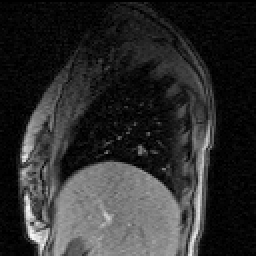
#> input picture exercises_3/cine_MR_1.png, 128 x 128 px, found by its file name (shown 2 times larger)
$ python exampleSolutionPart2.py   (older library calls are emulated)
#> lines starting #> are read from the running program, lines starting #| are printed output that depends on the picture
### exercises_3/python/demons.py
from skimage.transform import rescale
from scipy.ndimage.filters import gaussian_filter
import matplotlib.pyplot as plt
import numpy as np
import utils


def runRegistration(target, source, sigma_elastic=1, sigma_fluid=1, use_target_grad=False,
                    num_lev=1, max_it=1000, df_thresh=0.001, check_MSD=True, disp_freq=5,
                    disp_spacing=2, scale_update_for_display=10, disp_method_df='grid',
                    disp_method_up='arrows'):

    # loop over resolution levels
    target_full = target
    source_full = source
    for lev in range(1, num_lev + 1):

        # resample images if not final level
        if lev != num_lev:
            resamp_factor = np.power(2, num_lev - lev)
            target = rescale(target_full, 1.0 / resamp_factor, mode='reflect',
                             preserve_range=True, multichannel=False, order=3, anti_aliasing=True)
            source = rescale(source_full, 1.0 / resamp_factor, mode='reflect',
                             preserve_range=True, multichannel=False, order=3, anti_aliasing=True)
        else:
            target = target_full
            source = source_full

        # if first level initialise def_field and disp_field
        if lev == 1:
            X, Y = np.mgrid[0:target.shape[0], 0:target.shape[1]]
            def_field = np.zeros((X.shape[0], X.shape[1], 2))
            def_field[:, :, 0] = X
            def_field[:, :, 1] = Y
            disp_field_x = np.zeros(target.shape)
            disp_field_y = np.zeros(target.shape)


        else:
            # otherwise upsample disp_field from previous level
            disp_field_x = 2 * rescale(disp_field_x, 2, mode='reflect', preserve_range=True,
                                       multichannel=False, order=3)
            disp_field_y = 2 * rescale(disp_field_y, 2, mode='reflect', preserve_range=True,
                                       multichannel=False, order=3)
            # recalculate def_field for this level from disp_field
            X, Y = np.mgrid[0:target.shape[0], 0:target.shape[1]]
            def_field = np.zeros((X.shape[0], X.shape[1], 2))  # clear def_field from previous level
            def_field[:, :, 0] = X + disp_field_x
            def_field[:, :, 1] = Y + disp_field_y

        #initialise updates
        update_x = np.zeros(target.shape)
        update_y = np.zeros(target.shape)

        # calculate the transformed image at the start of this level
        trans_image = utils.resampImageWithDefField(source, def_field)

        # store the current def_field and MSD value to check for improvements at
        # end of iteration
        def_field_prev = def_field.copy()
        prev_MSD = utils.calcMSD(target, trans_image)

        # pre-calculate the image gradients. only one of source or target
        # gradients needs to be calculated, as indicated by use_target_grad
        if use_target_grad:
            [target_gradient_x, target_gradient_y] = np.gradient(target)
        else:
            [source_gradient_x, source_gradient_y] = np.gradient(source)

        # DISPLAY RESULTS
        # figure 1 - source image (does not change during registration)
        # figure 2 - target image (does not change during registration)
        # figure 3 - source image transformed by current deformation field
        # figure 4 - deformation field
        # figure 5 - update
        plt.figure(1, figsize=[3, 3])
        plt.clf()
        utils.dispImage(source)
        plt.figure(2, figsize=[3, 3])
        plt.clf()
        utils.dispImage(target)
        plt.figure(3, figsize=[3, 3])
        plt.clf()
        utils.dispImage(trans_image)
        plt.figure(4, figsize=[3, 3])
        plt.clf()
        utils.dispDefField(def_field, spacing=disp_spacing, disptype=disp_method_df)
        plt.figure(5, figsize=[3, 3])
        plt.clf()
        update_x_tmp = np.expand_dims(update_x, update_x.ndim)
        update_y_tmp = np.expand_dims(update_y, update_y.ndim)
        up_field_to_display = scale_update_for_display * np.concatenate((update_x_tmp, update_y_tmp), axis=-1)
        up_field_to_display += np.dstack((X, Y))
        utils.dispDefField(up_field_to_display, spacing=disp_spacing, disptype=disp_method_up)
        plt.pause(1)

        # if first level pause so user can position figure
        if lev == 1:
            input("Arrange figures and push enter to continue...")

        # main iterative loop - repeat until max number of iterations reached
        for it in range(max_it):

            # calculate update from demons forces
            #
            # if using target image graident use as is
            if use_target_grad:
                img_grad_x = target_gradient_x
                img_grad_y = target_gradient_y
            else:
                # but if using source image gradient need to transform with
                # current deformation field
                img_grad_x = utils.resampImageWithDefField(source_gradient_x, def_field)
                img_grad_y = utils.resampImageWithDefField(source_gradient_y, def_field)

            # calculate difference image
            diff = target - trans_image
            # calculate denominator of demons forces
            denom = np.power(img_grad_x, 2) + np.power(img_grad_y, 2) + np.power(diff, 2)
            # calculate x and y components of numerator of demons forces
            numer_x = diff * img_grad_x
            numer_y = diff * img_grad_y
            # calculate the x and y components of the update
            update_x = numer_x / denom
            update_y = numer_y / denom
            # set nan values to 0
            update_x[np.isnan(update_x)] = 0
            update_y[np.isnan(update_y)] = 0

            # if fluid like regularisation used smooth the update
            if sigma_fluid > 0:
                update_x = gaussian_filter(update_x, sigma_fluid, mode='nearest')
                update_y = gaussian_filter(update_y, sigma_fluid, mode='nearest')

            # add the update to the current displacement field
            disp_field_x = disp_field_x + update_x
            disp_field_y = disp_field_y + update_y

            # if elastic like regularisation used smooth the displacement field
            if sigma_elastic > 0:
                disp_field_x = gaussian_filter(disp_field_x, sigma_elastic, mode='nearest')
                disp_field_y = gaussian_filter(disp_field_y, sigma_elastic, mode='nearest')

            # update deformation field from disp field
            def_field[:, :, 0] = disp_field_x + X
            def_field[:, :, 1] = disp_field_y + Y

            # transform the image using the updated deformation field
            trans_image = utils.resampImageWithDefField(source, def_field)

            # update images if required for this iteration
            if it % disp_freq == 0:
                plt.figure(3)
                plt.clf()
                utils.dispImage(trans_image)
                plt.figure(4)
                plt.clf()
                utils.dispDefField(def_field, spacing=disp_spacing, disptype=disp_method_df)
                plt.figure(5)
                plt.clf()
                update_x_tmp = np.expand_dims(update_x, update_x.ndim)
                update_y_tmp = np.expand_dims(update_y, update_y.ndim)
                up_field_to_display = scale_update_for_display * np.concatenate((update_x_tmp, update_y_tmp), axis=-1)
                up_field_to_display += np.dstack((X, Y))
                utils.dispDefField(up_field_to_display, spacing=disp_spacing, disptype=disp_method_up)
                plt.pause(0.05)

            # calculate MSD between target and transformed image
            MSD = utils.calcMSD(target, trans_image)

            # calculate max difference between previous and current def_field
            max_df = np.max(np.abs(def_field - def_field_prev))

            # display numerical results
            print('Iteration {0:d}: MSD = {1:e}, Max. change in def field = {2:0.3f}\n'.format(it, MSD, max_df))

            # check if max change in def field below threshhold
            if max_df < df_thresh:
                print('max df < df_thresh')
                break

            # check for improvement in MSD if required
            if check_MSD and MSD > prev_MSD:
                # restore previous results and finish level
                def_field = def_field_prev
                MSD = prev_MSD
                trans_image = utils.resampImageWithDefField(source, def_field)
                print('No improvement in MSD')
                break

            # update previous values of def_field and MSD
            def_field_prev = def_field.copy()
            prev_MSD = MSD.copy()
            def_field = def_field

    # return the transformed image and the deformation field
    return trans_image, def_field

### exercises_3/python/solutions/utils.py
import numpy as np
import matplotlib.pyplot as plt

plt.style.use('default')
import math


# [76 lines left out: functions calcEntropies, calcNCC, calcSSD, not called in this run]


def dispImage(img, int_lims=[], ax=None):
    """
  function to display a grey-scale image that is stored in 'standard
  orientation' with y-axis on the 2nd dimension and 0 at the bottom

  INPUTS:   img: image to be displayed
            int_lims: the intensity limits to use when displaying the
               image, int_lims(1) = min intensity to display, int_lims(2)
               = max intensity to display [default min and max intensity
               of image]
            ax: if displaying an image on a subplot grid or on top of a
              second image, optionally supply the axis on which to display
              the image.
  """

    # check if intensity limits have been provided, and if not set to min and
    # max of image
    if not int_lims:
        int_lims = [np.nanmin(img), np.nanmax(img)]
        # check if min and max are same (i.e. all values in img are equal)
        if int_lims[0] == int_lims[1]:
            # add one to int_lims(2) and subtract one from int_lims(1), so that
            # int_lims(2) is larger than int_lims(1) as required by imagesc
            # function
            int_lims[0] -= 1
            int_lims[1] += 1
    # take transpose of image to switch x and y dimensions and display with
    # first pixel having coordinates 0,0
    img = img.T
    if not ax:
        plt.imshow(img, cmap='gray', vmin=int_lims[0], vmax=int_lims[1], \
                   origin='lower')
    else:
        ax.imshow(img, cmap='gray', vmin=int_lims[0], vmax=int_lims[1], \
                  origin='lower')
    # set axis to be scaled equally (assumes isotropic pixel dimensions), tight
    # around the image
    plt.axis('image')
    plt.tight_layout()
    return ax


# [28 lines left out: function defFieldFromAffineMatrix, not called in this run]


def resampImageWithDefField(source_img, def_field, interp_method='linear'):
    """
  function to resample a 2D image with a 2D deformation field

  INPUTS:    source_img: the source image to be resampled, as a 2D matrix
             def_field: the deformation field, as a 3D matrix
             inter_method: any of the interpolation methods accepted by
                 interpn function [default = 'linear'] -
                 'linear', 'nearest' and 'splinef2d'
  OUTPUTS:   resamp_img: the resampled image

  NOTES: the deformation field should be a 3D numpy array, where the size of the
  first two dimensions is the size of the resampled image, and the size of
  the 3rd dimension is 2. def_field[:,:,0] contains the x coordinates of the
  transformed pixels, def_field[:,:,1] contains the y coordinates of the
  transformed pixels.
  the origin of the source image is assumed to be the bottom left pixel
  """
    x_coords = np.arange(source_img.shape[0], dtype='float')
    y_coords = np.arange(source_img.shape[1], dtype='float')
    from scipy.interpolate import interpn
    # resample image using interpn function
    return interpn((x_coords, y_coords), source_img, def_field, bounds_error=False, \
                   fill_value=np.NAN, method=interp_method)


# [59 lines left out: functions resampImageWithDefFieldPushInterp, affineMatrixForRotationAboutPoint, not called in this run]


def dispDefField(def_field, ax=None, spacing=5, disptype='grid'):
    """
  function to display a deformation field

  INPUTS:    def_field: the deformation field as a 3D array
             ax: the axis on which to plot the deformation field
             spacing: the spacing of the grids/arrows in pixels [5]
             type: the type of display to use, 'grid' or 'arrows' ['grid']
  """
    if not ax:
        ax = plt.subplot(111)

    if disptype == 'grid':
        # plot vertical grid lines
        for i in np.arange(0, def_field.shape[0], spacing):
            ax.plot(def_field[i, :, 0], def_field[i, :, 1], c='red', linewidth=0.5)
        # plot horizontal grid lines
        for j in np.arange(0, def_field.shape[1], spacing):
            ax.plot(def_field[:, j, 0], def_field[:, j, 1], c='red', linewidth=0.5)

    else:
        if disptype == 'arrows':
            # calculate displacement field from deformation field
            X, Y = np.mgrid[0:def_field.shape[0], 0:def_field.shape[1]]
            arrow_disp_x = def_field[::spacing, ::spacing, 0] - X[::spacing, ::spacing]
            arrow_disp_y = def_field[::spacing, ::spacing, 1] - Y[::spacing, ::spacing]
            M = np.hypot(arrow_disp_x, arrow_disp_y)
            # plot displacements using quiver
            ax.quiver(X[::spacing, ::spacing], Y[::spacing, ::spacing], \
                      arrow_disp_x, arrow_disp_y, M, scale=1.0, angles='xy', scale_units='xy', \
                      cmap='jet', headwidth=2, width=0.004, headlength=3)
        else:
            print('Display type must be grid or arrows')
    # set the axis limits and appearance
    ax.axis('image')
    ax.set_xlim([-1, def_field.shape[0]])
    ax.set_ylim([-1, def_field.shape[1]])
    return ax


def calcMSD(A, B):
    """
    function to calculate the  mean of squared differences between
    two images

    INPUTS:    A: an image stored as a 2D matrix
               B: an image stored as a 2D matrix. B must be the
                  same size as A

    OUTPUTS:   MSD: the value of the mean of squared differences


    NOTE: if either of the images contain NaN values, these
          pixels should be ignored when calculating the MSD.
    """
    # use nanmean function to find mean of squared differences ignoring NaNs
    return np.nanmean((A - B) * (A - B))


def calcJacobian(def_field):
  """
  a function to calculate the Jacobian from a deformation field

  INPUTS:    def_field: the deformation field as a 3D array

  OUTPUTS:   J: the Jacobian determinant for each pixel in the deformation
               field
             J_Mat: the full Jacobian matrix for each pixel in the
                          deformation field
  """
  # calculate gradient of x component of deformation field
  [grad_x_x, grad_x_y] = np.gradient(def_field[:, :, 0])
  # calculate gradient of y component of deformation field
  [grad_y_x, grad_y_y] = np.gradient(def_field[:, :, 1])

  # initlaise outputs as 0s
  J = np.zeros_like(grad_x_x)
  if grad_x_x.ndim == 2:
    J_Mat = np.zeros((grad_x_x.shape[0], grad_x_x.shape[1], 2, 2))
  elif grad_x_x.ndim == 3:
    J_Mat = np.zeros((grad_x_x.shape[0], grad_x_x.shape[1], grad_x_x.shape[2], 2, 2))

  # loop over pixels in the deformation field
  for x in range(grad_x_x.shape[0]):
    for y in range(grad_x_x.shape[1]):
      # form the Jacobian matrix for this pixel
      J_Mat_this_pix = np.array([[grad_x_x[x, y], grad_x_y[x, y]], [grad_y_x[x, y], grad_y_y[x, y]]])
      # calculate and store the determinant
      J[x, y] = np.linalg.det(J_Mat_this_pix)
      # and store the full matrix
      J_Mat[x, y, :, :] = J_Mat_this_pix
      # note - more efficient to calculate determinant from matrix in
      # temporary variable rather than directly from values in J_Mat as
      # the matrix values for a pixel are not stored contiguously in
      # memory in J_Mat
  return J, J_Mat


def dispColourOverlayImage(img1, img2, ax=None):
    """
  function to display two grey-scale images using a red-cyan colour overlay
  expects images to be in 'standard orientation' with y-axis on the 2nd
  dimension and 0 at the bottom

  INPUTS:   img1, img2: images to be displayed
            ax: if displaying an image on a subplot grid or on top of a
              second image, optionally supply the axis on which to display
              the image.
  """

    # take transpose of images to put in matrix orientation as required by
    # imshow
    img1 = img1.T
    img2 = img2.T
    # scale images intensities between 0 and 1
    img1 = (img1 - np.nanmin(img1)) / (np.nanmax(img1) - np.nanmin(img1))
    img2 = (img2 - np.nanmin(img2)) / (np.nanmax(img2) - np.nanmin(img2))

    # create rgb image with red channel set to img1 and
    # green and blues channels set to img2
    img_rgb = np.zeros((img1.shape[0], img1.shape[1], 3))
    img_rgb[:, :, 0] = img1
    img_rgb[:, :, 1] = img2
    img_rgb[:, :, 2] = img2

    # display image
    if not ax:
        ax = plt.imshow(img_rgb, origin='lower')
    else:
        ax.imshow(img_rgb, origin='lower')

    # set axis to be scaled equally (assumes isotropic pixel dimensions), tight
    # around the image
    plt.axis('image')
    plt.tight_layout()
    return ax

### exercises_3/python/solutions/exampleSolutionPart2.py
import skimage.io
import numpy as np
import utils
import matplotlib.pyplot as plt
import demons

img1 = skimage.io.imread('cine_MR_1.png')
#> img1 is the input picture: shape (128, 128); min 0, max 247, mean 45.4
img2 = skimage.io.imread('cine_MR_2.png')
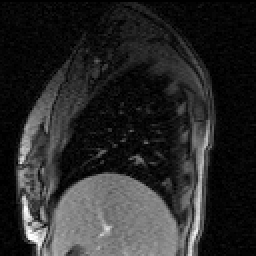
#> input picture exercises_3/cine_MR_2.png, 128 x 128 px, found by its file name (shown 2 times larger)
#> img2 is the input picture: shape (128, 128); min 0, max 255, mean 41.3
img3 = skimage.io.imread('cine_MR_3.png')
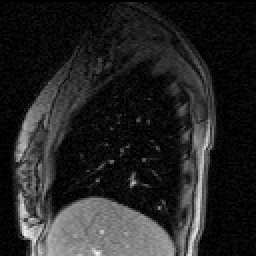
#> input picture exercises_3/cine_MR_3.png, 128 x 128 px, found by its file name (shown 2 times larger)
#> img3 is the input picture: shape (128, 128); min 0, max 243, mean 36.8

img1 = (np.flipud(np.double(img1))).T
img2 = (np.flipud(np.double(img2))).T
img3 = (np.flipud(np.double(img3))).T
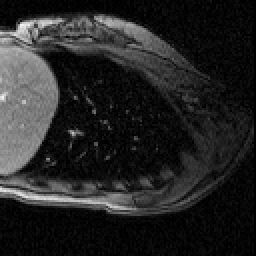
#> img3: shape (128, 128) float64 (shown 2 times larger); min 0, max 243, mean 36.8


plt.close('all')
reg_img, def_field = demons.runRegistration(img1, img2, sigma_elastic=0.5, sigma_fluid=1, num_lev=3)
#> the loop in runRegistration, `for lev in range(1, num_lev + 1):` made 3 passes
#> resamp_factor on pass 2: 2
#> pass 1, in runRegistration, `[source_gradient_x, source_gradient_y] = np.gradient(source)`:
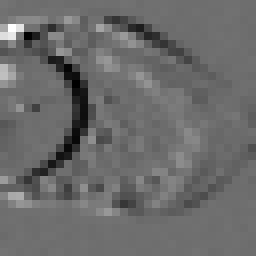
#> source_gradient_y: shape (32, 32) float64 (shown 8 times larger); min -60.36, max 77.84, mean -2.3; drawn with min black and max white
#> pass 1, in runRegistration, `plt.pause(0.05)`:
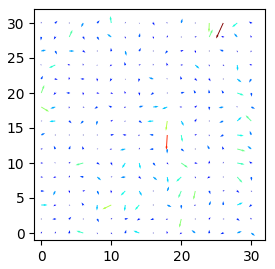
#> figure drawn by matplotlib, 1 panel
#> after the loop in runRegistration, `for lev in range(1, num_lev + 1):`:
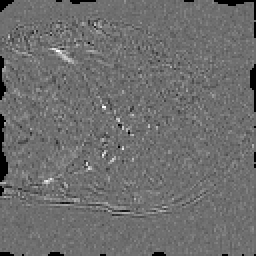
#> diff: shape (128, 128) float64 (shown 2 times larger); 1.96% of the values are NaN or infinite; the others: min -60.61, max 78.45, mean 0.706; drawn with min black, max white, NaN and infinite black
#> after the loop in runRegistration, `for lev in range(1, num_lev + 1):`:
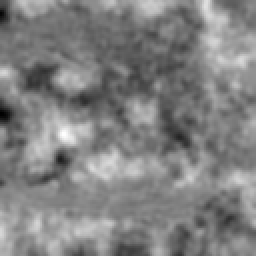
#> disp_field_x: shape (128, 128) float64 (shown 2 times larger); min -6.27, max 5.11, mean -0.499; drawn with min black and max white
plt.close('all')
plt.figure()
utils.dispImage(img1 - reg_img)
plt.figure()
utils.dispColourOverlayImage(img1, reg_img)
plt.figure()
utils.dispDefField(def_field, spacing=2)

J, J_Mat = utils.calcJacobian(def_field)
plt.figure()
utils.dispImage(J)
plt.colorbar()
plt.figure()
folding = J <= 0
utils.dispImage(folding)
print(np.sum(folding))
#| 194
